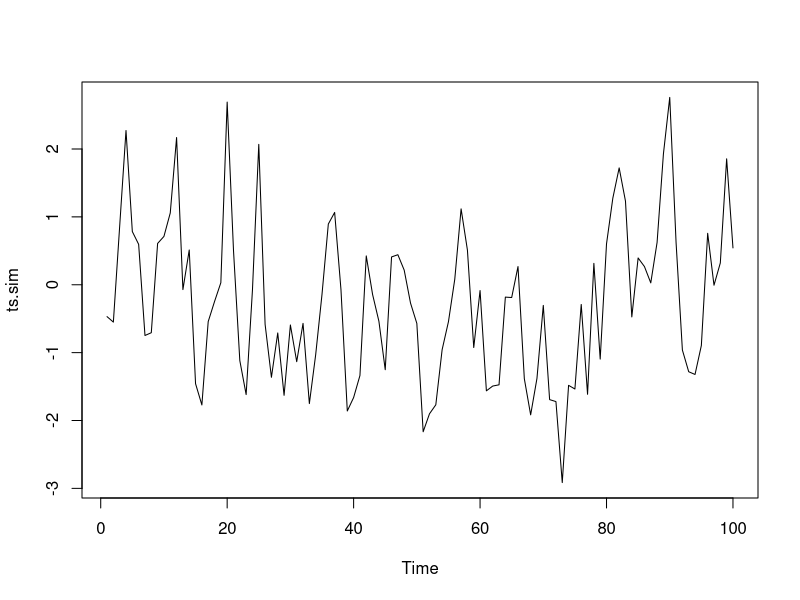

Write the R code that produced this figure. (Note: this script raises an error after producing the figure.)
## ---- chunk 1
knitr::opts_chunk$set(echo = FALSE, eval = FALSE, message = FALSE)
## ---- chunk 2
#making simulation


ts.sim <-arima.sim(list(order = c(1,0,0), #specifying that this is a AR1 model
                        ar = 0.5), #autocrolleation coeficient
                   n = 100) #number of observations

time.vector <- 1:100


## ---- chunk 3
#plotting data
ts.plot(ts.sim) 
## ---- chunk 4
#normally use a lm instead of gls
gls.1 <- gls(ts.sim ~ time.vector)

anova(gls.1)
## ---- chunk 5
data("LakeHuron")
## ---- chunk 6
mod1 <- lm(LakeHuron~time(LakeHuron))
summary(mod1)

plot(mod1)
